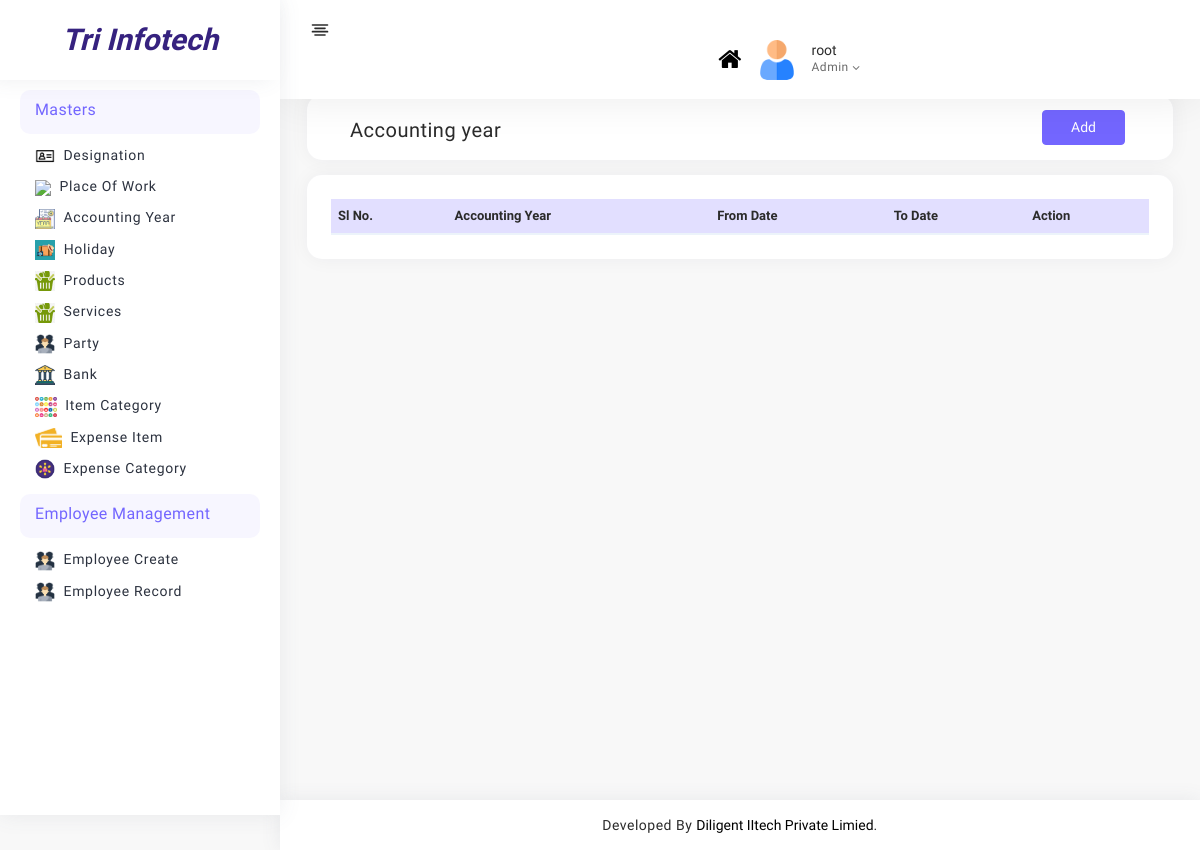
Page /admin_panel/accounting_year/ (signed in) on the earlier database version.
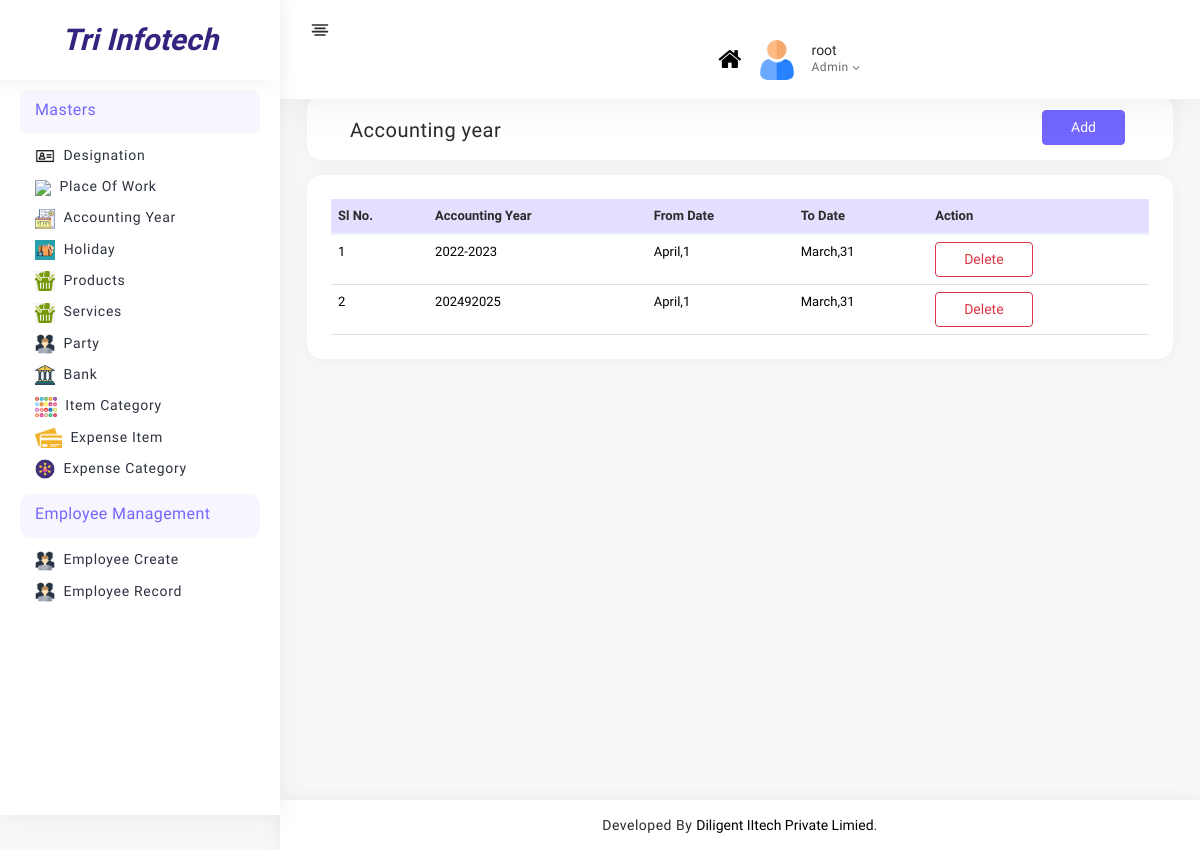
Same page on the later database version.
### admin_panel/models.py (models this page shows, shortened)
class Accounting_year(models.Model):
    year = models.CharField( max_length=50,unique=True)
    fromdate = models.CharField(max_length=20,default="April,1")
    todate = models.CharField(max_length=20,default="March,31")

### admin_panel/views.py (the view)
# urls.py: path("accounting_year/",views.accounting_year,name="accounting_year"),
def accounting_year(request):
    if request.user.is_staff:
        places = Accounting_year.objects.all()
        return render(request,"masters/accounting_year/accounting_year.html",{"places":places})
    else:
        return redirect("accounting_year")

### admin_panel/templates/masters/accounting_year/accounting_year.html (shortened to what this page needs)
{% extends 'base.html' %}
{% load static %}
{% block content %}
<div class="page-body">
    <form>
        <div class="container-fluid">
            <div class="card p-3 py-2 project-list">
                <div class="row">
                    <div class="col-md-6">
                        <h5 class="mb-0 mt-2">Accounting year</h5>
                    </div>
                    <div class="col-md-6">
                        <a href="{% url 'accounting_year_add' %} " class="btn btn-primary rs-text-right">Add</a>
                    </div>
                </div>
            </div>
            <div class="card rs-mt-10 rs-br-0">
                <div class="card-body p-4 rs-p-0">
                    <div class="">
                        <table class="table rs_table">
                            <thead>
                                <tr>
                                    <th class="rs-w-5"><span class="hidden-xs">Sl No.</span></th>
                                    <th>Accounting Year</th>
                                    <th>From Date</th>
                                    <th>To Date</th>
                                    <th class="rs-text-right">Action</th>
                                </tr>
                            </thead>
                            <tbody>
                                {% for place in places %}
                                <tr>
                                    <td class="rs-pr-0">
                                        <span >{{ forloop.counter}}</span>
                                    </td>
                                    <td>{{ place.year }}</td>
                                    <td>{{ place.fromdate }}</td>
                                    <td>{{ place.todate }}</td>
                                    <td class="rs-text-right">
                                        <a type="button" class="btn btn-outline-danger" data-toggle="modal"
                                            data-target="#exampleModal-{{forloop.counter}}">
                                            Delete
                                        </a>
                                    </td>
                                </tr>
                                {% endfor %}
                            </tbody>
                        </table>
                    </div>
                </div>
            </div>
        </div>
    </form>
</div>
{% endblock content %}

Differences in the rows shown:
added Accounting_year: year "2022-2023", fromdate "April,1", todate "March,31"
added Accounting_year: year "202492025", fromdate "April,1", todate "March,31"
